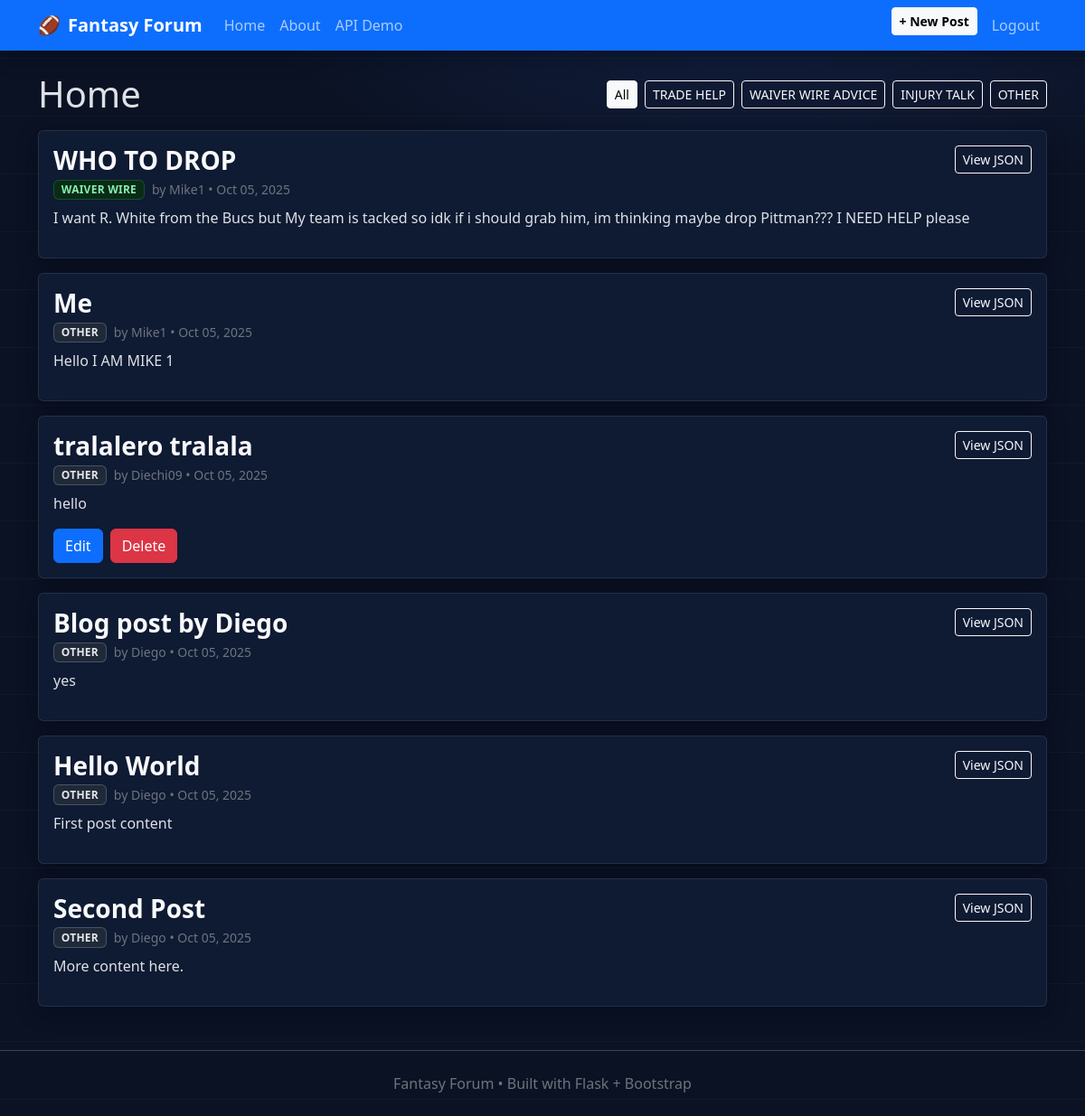
The app's page /home (signed in) with its own data.
### app.py (models this page shows, shortened)
class Post(db.Model):
    id = db.Column(db.Integer, primary_key=True)
    title = db.Column(db.String(100), nullable=False)
    date_posted = db.Column(db.DateTime, nullable=False, default=datetime.utcnow)
    flair = db.Column(db.String(20), nullable=False, default="OTHER")
    content = db.Column(db.Text, nullable=False)
    user_id = db.Column(db.Integer, db.ForeignKey('user.id'), nullable=False)
    comments = db.relationship('Comment', backref='post', lazy=True, cascade="all, delete")

class User(db.Model, UserMixin):
    id = db.Column(db.Integer, primary_key=True)
    username = db.Column(db.String(20), unique=True, nullable=False)
    email = db.Column(db.String(120), unique=True, nullable=False)
    image_file = db.Column(db.String(20), nullable=False, default='default.jpg')
    password_hash = db.Column(db.String(128), nullable=False)
    posts = db.relationship('Post', backref='author', lazy=True)
    comments = db.relationship('Comment', backref='author', lazy=True)

### app.py (the view)
@app.route("/")
@app.route("/home")
def home():
    selected_flair = request.args.get("flair")
    q = Post.query
    if selected_flair:
        q = q.filter_by(flair=selected_flair)
    posts = q.order_by(Post.date_posted.desc()).all()
    FLAIRS = [
        ("TRADE_HELP", "TRADE HELP"),
        ("WAIVER_WIRE", "WAIVER WIRE ADVICE"),
        ("INJURY_TALK", "INJURY TALK"),
        ("OTHER", "OTHER"),
    ]
    return render_template(
        "home.html", title="Home", posts=posts, flairs=FLAIRS, selected_flair=selected_flair
    )

### app.py (called while the page is built)
@app.context_processor
def inject_csrf_token():
    return dict(csrf_token=generate_csrf)

@login_manager.user_loader
def load_user(user_id):
    return User.query.get(int(user_id))

### templates/home.html (shortened to what this page needs)
{% extends "base.html" %}
{% block content %}
  <div class="d-flex justify-content-between align-items-center flex-wrap gap-2 mb-3">
    <h1 class="m-0">Home</h1>
    <div class="nav nav-pills gap-2">
      <a class="btn btn-outline-light btn-sm {% if not selected_flair %}active{% endif %}" href="{{ url_for('home') }}">All</a>
      {% for val,label in flairs %}
        <a class="btn btn-outline-light btn-sm {% if selected_flair==val %}active{% endif %}" href="{{ url_for('home', flair=val) }}">{{ label }}</a>
      {% endfor %}
    </div>
  </div>
  {% if posts and posts|length > 0 %}
    {% for post in posts %}
      <div class="card ff-card ff-shadow mb-3">
        <div class="card-body">
          <div class="d-flex justify-content-between align-items-start gap-3">
            <div>
              <h3 class="card-title mb-1">
                <a class="link-light fw-bold" href="{{ url_for('post_detail', post_id=post.id) }}">{{ post.title }}</a>
              </h3>
              <div class="d-flex align-items-center gap-2 mb-2">
                <span class="badge badge-flair flair-{{ post.flair }}">{{ post.flair.replace('_',' ') }}</span>
                <small class="text-secondary">by {{ post.author.username }} • {{ post.date_posted.strftime('%b %d, %Y') }}</small>
              </div>
            </div>
            <a class="btn btn-sm btn-outline-light" href="{{ url_for('api_post_detail', post_id=post.id) }}">View JSON</a>
          </div>
          <p class="mb-3">{{ post.content[:260] }}{% if post.content|length > 260 %}…{% endif %}</p>
          {% if current_user.is_authenticated and current_user.id == post.author.id %}
            <div class="d-flex gap-2">
              <a class="btn btn-primary" href="{{ url_for('edit_post', post_id=post.id) }}">Edit</a>
              <form method="POST" action="{{ url_for('delete_post', post_id=post.id) }}" onsubmit="return confirm('Delete this post?');">
                <button class="btn btn-danger" type="submit">Delete</button>
              </form>
            </div>
          {% endif %}
        </div>
      </div>
    {% endfor %}
  {% else %}
    <div class="card ff-card ff-shadow">
      <div class="card-body">
        <p class="mb-0">No posts yet. <a href="{{ url_for('new_post') }}">Create the first one</a>!</p>
      </div>
    </div>
  {% endif %}
{% endblock %}

### templates/base.html (style rules this page uses)
body { background: radial-gradient(1100px 700px at 70% -10%, #142449 0%, #0b1224 55%) fixed; }
body::before { content:""; position:fixed; inset:0; pointer-events:none; z-index:-1; background: repeating-linear-gradient( to bottom, rgba(255,255,255,.03), rgba(255,255,255,.03) 1px, transparent 1px, transparent 64px ); }
.badge-flair { font-weight:700; letter-spacing:.25px; }
.flair-WAIVER_WIRE { background:#0a2b17; color:#86efac; border:1px solid rgba(22,163,74,.35); }
.flair-OTHER { background:#1f2937; color:#e5e7eb; border:1px solid rgba(148,163,184,.35); }
.ff-card { background:#0f1a33; border:1px solid rgba(231,238,251,.10); }
.ff-shadow { box-shadow: 0 6px 22px rgba(2,8,23,.45); }
a, .nav-link { text-decoration: none; }

### records on screen
Post: title "WHO TO DROP", flair.replace "WAIVER WIRE", author.username "Mike1", date_posted "Oct 05, 2025", content "I want R. White from the Bucs but My team is tacked so idk if i should grab him, im thinking maybe drop Pittman??? I NEED HELP please"
Post: title "Me", flair.replace "OTHER", author.username "Mike1", date_posted "Oct 05, 2025", content "Hello I AM MIKE 1"
Post: title "tralalero tralala", flair.replace "OTHER", author.username "Diechi09", date_posted "Oct 05, 2025", content "hello"
Post: title "Blog post by Diego", flair.replace "OTHER", author.username "Diego", date_posted "Oct 05, 2025", content "yes"
Post: title "Hello World", flair.replace "OTHER", author.username "Diego", date_posted "Oct 05, 2025", content "First post content"
Post: title "Second Post", flair.replace "OTHER", author.username "Diego", date_posted "Oct 05, 2025", content "More content here."

### other values on screen
{{ label }} "TRADE HELP" "WAIVER WIRE ADVICE" "INJURY TALK" "OTHER"
